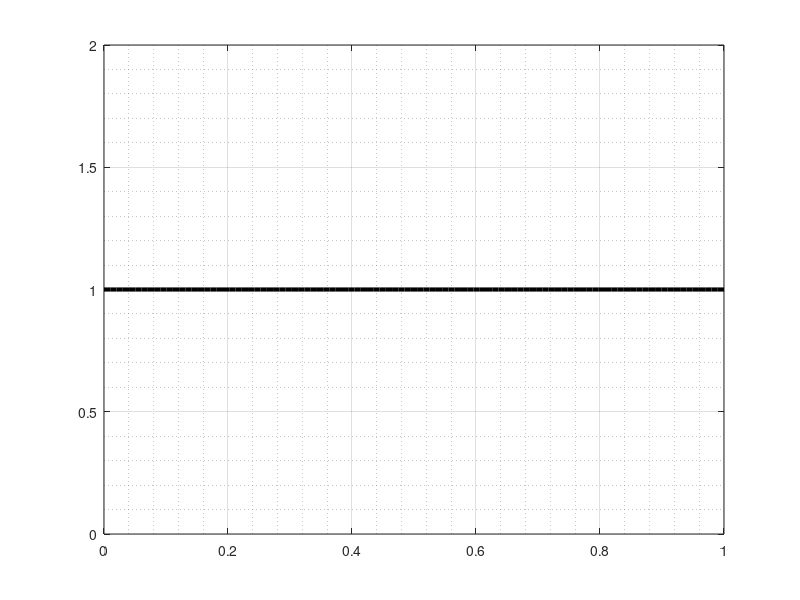

MATLAB code for this plot:
%% Diffusion

% Discretize time: 
N_t = 1e3;
t_0 = 0;
t_end = 5;
t = linspace(t_0,t_end,N_t);

% Discretize space:
N_x = 100;
x_0 = 0;
x_end = 1;
x = linspace(x_0, x_end, N_x)';
dx = x(2) - x(1);

% Parameters
k = .1;

% Differentiation Matrix:
Dxx = toeplitz([-2 1 zeros(1,N_x-2)]);
Dxx(1,2) = 2;
Dxx(end, end-1) = 2;
Dxx = k*Dxx/dx^2;



% Initial Condition
f = @(x) cos(x*2*pi) + 1;
U0 = f(x);

% Define the Right hand side:

dUdt = @(t,U) Dxx * U;

% Solve the heat equation:
tic
options = odeset('Stats', 'on');
[t,U] = ode23s(dUdt, t, U0, options);
toc


% Animation:

for i = 1: N_t

    figure(1)
    plot(x,U(i,:), 'k', 'LineWidth',3); hold off;
    if i ==1
        pause
    else
        drawnow
    end
    
    grid on
    grid minor
    ylim([0,2])

end
